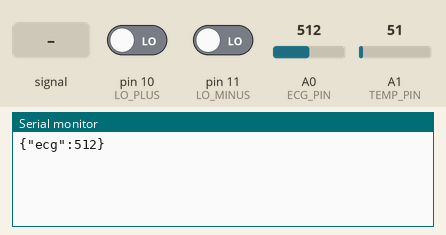
This sketch was run on a simulated Arduino Uno, built with avr-gcc and run on an emulated ATmega328P. Parts: the last lines printed to the serial monitor. Inputs (shaded band) come from the test bench; at power-on: A0 (ECG_PIN) = 512, A1 (TEMP_PIN) = 51, pin 10 (LO_PLUS) LOW, pin 11 (LO_MINUS) LOW.

Above: at 1.2 s.
1.3 s: A0 (ECG_PIN) fed a 200 Hz sine of ±81 counts around its level
At 2.6 s:
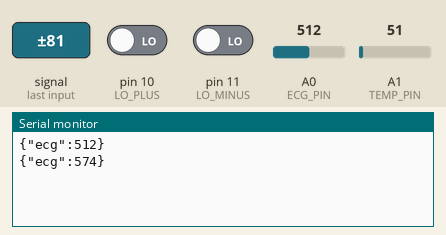
2.8 s: A0 (ECG_PIN) set to 716
At 3.8 s:
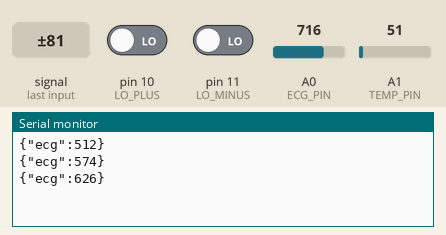
4.3 s: A0 (ECG_PIN) fed a 1000 Hz sine of ±255 counts around its level
5.8 s: A1 (TEMP_PIN) set to 71
At 6.4 s:
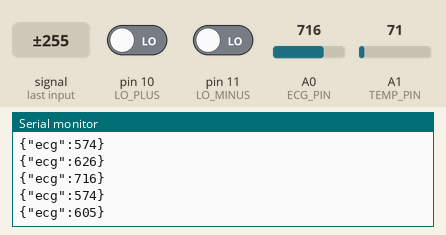
7.3 s: pin 10 (LO_PLUS) driven HIGH
At 8.8 s:
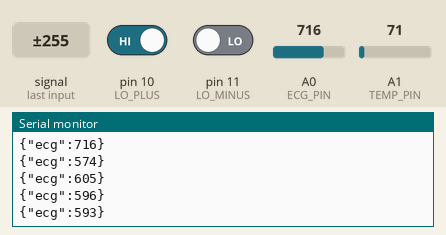
11.5 s: pin 10 (LO_PLUS) driven LOW
At 12.8 s:
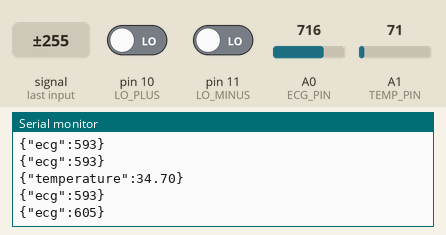
Timing chart, 0 to 14.0 s (numbered marks = the images above; inputs shaded):
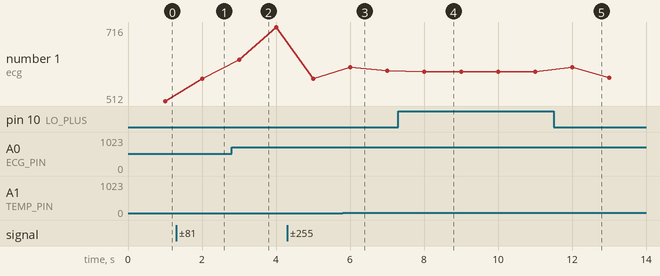

Measured:
- after the input at 1.3 s, the serial monitor: prints a new line after 0.70 s (image 1)
- after the input at 2.8 s, the serial monitor: prints a new line after 0.20 s (image 2)
- after the input at 7.3 s, the serial monitor: prints a new line after 0.70 s (image 4)
- after the input at 11.5 s, the serial monitor: prints a new line after 0.50 s (image 5)
- plotted number 1: 512 → 574 after the input at 1.3 s, 574 → 716 after the input at 2.8 s, 574 → 596 after the input at 5.8 s, 596 → 593 after the input at 7.3 s, 593 → 576 after the input at 11.5 s

The sketch:

ECG-LM35.ino
```cpp
const int ECG_PIN = A0;
const int TEMP_PIN = A1;
const int ECG_SAMPLES = 30;
int ecgBuffer[ECG_SAMPLES];
int ecgIndex = 0;

unsigned long lastECGPrint = 0;
unsigned long lastECGRead = 0;
unsigned long lastTempMillis = 0;
unsigned long lastTempPrintMillis = 0;

const unsigned long ECG_INTERVAL = 20;              // 50 Hz for smoother graph
const unsigned long ECG_AVG_PRINT_INTERVAL = 1000;  // Upload ECG once per second
const unsigned long TEMP_SAMPLE_INTERVAL = 1000;
const unsigned long TEMP_AVG_INTERVAL = 10000;

float tempSum = 0;
int tempCount = 0;

const int LO_PLUS = 10;
const int LO_MINUS = 11;

void setup() {
  Serial.begin(9600);
  pinMode(LO_PLUS, INPUT);
  pinMode(LO_MINUS, INPUT);
}

void loop() {
  unsigned long now = millis();

  // --- ECG Sampling ---
  if (now - lastECGRead >= ECG_INTERVAL) {
    lastECGRead = now;

    if (digitalRead(LO_PLUS) == 1 || digitalRead(LO_MINUS) == 1) {
      // Serial.println("{\"status\":\"Lead off detected\"}");
    } else {
      int raw = analogRead(ECG_PIN);
      ecgBuffer[ecgIndex] = raw;
      ecgIndex = (ecgIndex + 1) % ECG_SAMPLES;
    }
  }

  // --- ECG Upload Every 1 Second (Average of 30 samples) ---
  if (now - lastECGPrint >= ECG_AVG_PRINT_INTERVAL) {
    lastECGPrint = now;

    int validCount = 0;
    long sum = 0;

    for (int i = 0; i < ECG_SAMPLES; i++) {
      if (ecgBuffer[i] >= 300 && ecgBuffer[i] <= 800) {
        sum += ecgBuffer[i];
        validCount++;
      }
    }

    if (validCount > 0) {
      int avg = sum / validCount;
      Serial.print("{\"ecg\":");
      Serial.print(avg);
      Serial.println("}");
    }
  }

  // --- TEMP Sampling ---
  if (now - lastTempMillis >= TEMP_SAMPLE_INTERVAL) {
    lastTempMillis = now;

    int adc = analogRead(TEMP_PIN);
    float voltage = adc * 5.0 / 1023.0;
    float temp = voltage * 100;

    if (temp >= 34 && temp <= 39) {
      tempSum += temp;
      tempCount++;
    }
  }

  // --- TEMP Average Report ---
  if (now - lastTempPrintMillis >= TEMP_AVG_INTERVAL) {
    lastTempPrintMillis = now;

    if (tempCount > 0) {
      float avg = tempSum / tempCount;
      Serial.print("{\"temperature\":");
      Serial.print(avg, 2);
      Serial.println("}");
    } else {
      Serial.println("{\"temperature\":\"No valid readings\"}");
    }

    tempSum = 0;
    tempCount = 0;
  }
}
```
